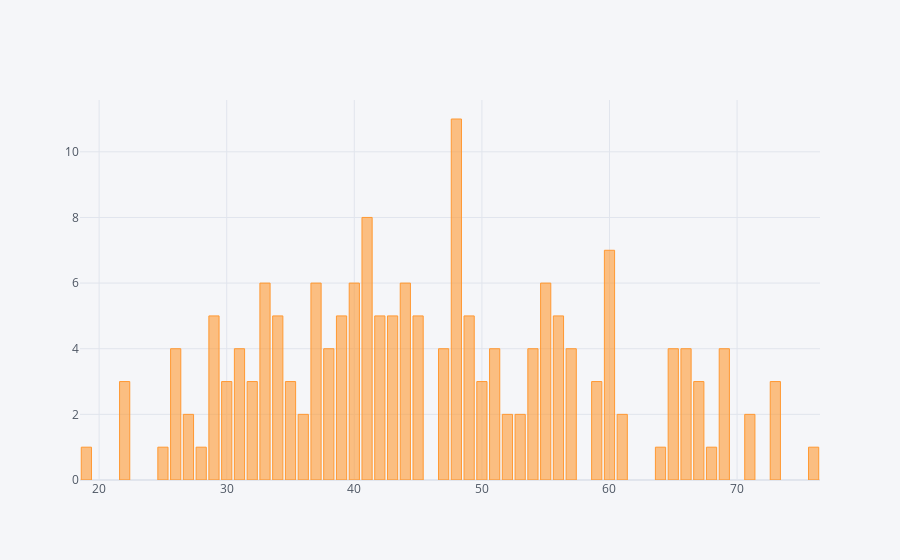

Notebook source saved alongside this figure:
### Markdown cell above
Построим график распределения покупателей по возрасту. Видим, что чаще всего покупка недвижимости совершается по этим данным в возрасте 48 лет.

### Code cell
df['Age at time of purchase'].value_counts().iplot(kind='bar')

### Figure 1 — Plotly figure (JSON) as saved in the notebook; plotly's stock layout.template omitted (floating-point values rounded to 4 significant figures)
{"data": [{"marker": {"color": "rgba(255, 153, 51, 0.6)", "line": {"color": "rgba(255, 153, 51, 1.0)", "width": 1}}, "name": "Age at time of purchase", "orientation": "v", "text": "", "type": "bar", "x": [48, 41, 60, 44, 37, 55, 33, 40, 56, 45, 49, 42, 39, 43, 34, 29, 51, 54, 66, 65, 31, 69, 57, 47, 26, 38, 73, 59, 67, 50, 22, 30, 32, 35, 53, 52, 27, 71, 61, 36, 68, 19, 64, 28, 25, 76], "y": [11, 8, 7, 6, 6, 6, 6, 6, 5, 5, 5, 5, 5, 5, 5, 5, 4, 4, 4, 4, 4, 4, 4, 4, 4, 4, 3, 3, 3, 3, 3, 3, 3, 3, 2, 2, 2, 2, 2, 2, 1, 1, 1, 1, 1, 1]}], "layout": {"legend": {"bgcolor": "#F5F6F9", "font": {"color": "#4D5663"}}, "paper_bgcolor": "#F5F6F9", "plot_bgcolor": "#F5F6F9", "title": {"font": {"color": "#4D5663"}}, "xaxis": {"gridcolor": "#E1E5ED", "showgrid": true, "tickfont": {"color": "#4D5663"}, "title": {"font": {"color": "#4D5663"}, "text": ""}, "zerolinecolor": "#E1E5ED"}, "yaxis": {"gridcolor": "#E1E5ED", "showgrid": true, "tickfont": {"color": "#4D5663"}, "title": {"font": {"color": "#4D5663"}, "text": ""}, "zerolinecolor": "#E1E5ED"}}}
